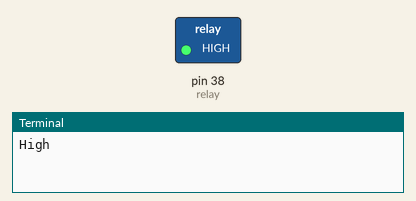
A program run on a simulated Raspberry Pi (header pin numbers). Shown: switched loads named in the program (green lamp = pin HIGH), the last lines printed to the terminal.

Above: at 0.2 s.
At 32.7 s:
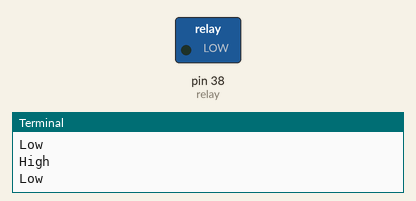
Timing chart, 0 to 33.2 s (numbered marks = the images above):
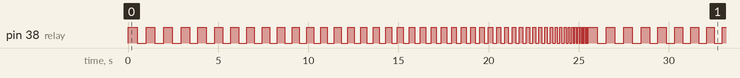

Measured:
- by itself, pin 38 (relay): moves between LOW and HIGH, repeating every 25.5 s
- by itself, everything shown: repeats every 25.5 s, in 94 steps

The program:

Relay_OnOff.py
```python
#!/usr/bin/python
# -*- coding: UTF-8 -*-
# Relay On Off

import time
import RPi.GPIO as GPIO

relay = 38

GPIO.setmode(GPIO.BOARD)
GPIO.setwarnings(False)
GPIO.setup(relay, GPIO.OUT)

dly = 500
while True:
    try:
        GPIO.output(relay, GPIO.HIGH)
        print "High"
        time.sleep(dly / 1000.0)
        GPIO.output(relay, GPIO.LOW)
        print "Low"
        time.sleep(dly / 1000.0)
        dly -= 10
        if dly < 1:
            dly = 500
    except:
        GPIO.cleanup()
```
